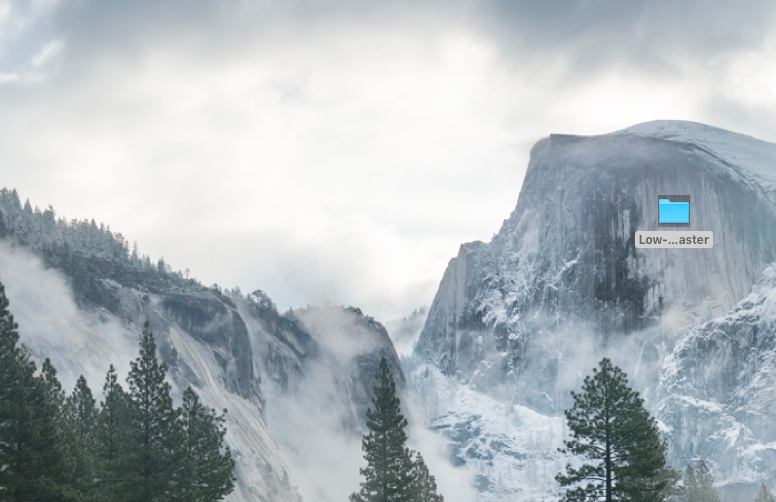
#> input picture test.jpg, 776 x 502 px
$ python -i ying.py   (imports and definitions only)   (older library calls are emulated)
#> lines starting #> are read from the running program, lines starting #| are printed output that depends on the picture; after the words box and inside, x2 and y2 are one past the last pixel; in counts of white or black regions, pixels touching at a corner belong together
import numpy as np
import matplotlib.pyplot as plt
import imageio
import scipy, scipy.misc, scipy.signal
import cv2
import sys

def computeTextureWeights(fin, sigma, sharpness):
    dt0_v = np.vstack((np.diff(fin, n=1, axis=0), fin[0,:]-fin[-1,:]))
    dt0_h = np.vstack((np.diff(fin, n=1, axis=1).conj().T, fin[:,0].conj().T-fin[:,-1].conj().T)).conj().T

    gauker_h = scipy.signal.convolve2d(dt0_h, np.ones((1,sigma)), mode='same')
    gauker_v = scipy.signal.convolve2d(dt0_v, np.ones((sigma,1)), mode='same')

    W_h = 1/(np.abs(gauker_h)*np.abs(dt0_h)+sharpness)
    W_v = 1/(np.abs(gauker_v)*np.abs(dt0_v)+sharpness)

    return  W_h, W_v

def solveLinearEquation(IN, wx, wy, lamda):
    [r, c] = IN.shape
    k = r * c
    dx =  -lamda * wx.flatten('F')
    dy =  -lamda * wy.flatten('F')
    tempx = np.roll(wx, 1, axis=1)
    tempy = np.roll(wy, 1, axis=0)
    dxa = -lamda *tempx.flatten('F')
    dya = -lamda *tempy.flatten('F')
    tmp = wx[:,-1]
    tempx = np.concatenate((tmp[:,None], np.zeros((r,c-1))), axis=1)
    tmp = wy[-1,:]
    tempy = np.concatenate((tmp[None,:], np.zeros((r-1,c))), axis=0)
    dxd1 = -lamda * tempx.flatten('F')
    dyd1 = -lamda * tempy.flatten('F')

    wx[:,-1] = 0
    wy[-1,:] = 0
    dxd2 = -lamda * wx.flatten('F')
    dyd2 = -lamda * wy.flatten('F')

    Ax = scipy.sparse.spdiags(np.concatenate((dxd1[:,None], dxd2[:,None]), axis=1).T, np.array([-k+r,-r]), k, k)
    Ay = scipy.sparse.spdiags(np.concatenate((dyd1[None,:], dyd2[None,:]), axis=0), np.array([-r+1,-1]), k, k)
    D = 1 - ( dx + dy + dxa + dya)
    A = ((Ax+Ay) + (Ax+Ay).conj().T + scipy.sparse.spdiags(D, 0, k, k)).T

    tin = IN[:,:]
    tout = scipy.sparse.linalg.spsolve(A, tin.flatten('F'))
    OUT = np.reshape(tout, (r, c), order='F')

    return OUT


def tsmooth(img, lamda=0.01, sigma=3.0, sharpness=0.001):
    I = cv2.normalize(img.astype('float64'), None, 0.0, 1.0, cv2.NORM_MINMAX)
    x = np.copy(I)
    wx, wy = computeTextureWeights(x, sigma, sharpness)
    S = solveLinearEquation(I, wx, wy, lamda)
    return S

def rgb2gm(I):
    if (I.shape[2] == 3):
        I = cv2.normalize(I.astype('float64'), None, 0.0, 1.0, cv2.NORM_MINMAX)
        I = (I[:,:,0]*I[:,:,1]*I[:,:,2])**(1/3)

    return I

def applyK(I, k, a=-0.3293, b=1.1258):
    f = lambda x: np.exp((1-x**a)*b)
    beta = f(k)
    gamma = k**a
    J = (I**gamma)*beta
    return J

def entropy(X):
    tmp = X * 255
    tmp[tmp > 255] = 255
    tmp[tmp<0] = 0
    tmp = tmp.astype(np.uint8)
    _, counts = np.unique(tmp, return_counts=True)
    pk = np.asarray(counts)
    pk = 1.0*pk / np.sum(pk, axis=0)
    S = -np.sum(pk * np.log2(pk), axis=0)
    return S

def maxEntropyEnhance(I, isBad, a=-0.3293, b=1.1258):
    # Esatimate k
    tmp = cv2.resize(I, (50,50), interpolation=cv2.INTER_AREA)
    tmp[tmp<0] = 0
    tmp = tmp.real
    Y = rgb2gm(tmp)

    isBad = isBad * 1
    isBad = scipy.misc.imresize(isBad, (50,50), interp='bicubic', mode='F')
    isBad[isBad<0.5] = 0
    isBad[isBad>=0.5] = 1
    Y = Y[isBad==1]

    if Y.size == 0:
       J = I
       return J

    f = lambda k: -entropy(applyK(Y, k))
    opt_k = scipy.optimize.fminbound(f, 1, 7)

    # Apply k
    J = applyK(I, opt_k, a, b) - 0.01
    return J


def enhance(img, mu=0.5, a=-0.3293, b=1.1258):
    lamda = 0.5
    sigma = 5
    I = cv2.normalize(img.astype('float64'), None, 0.0, 1.0, cv2.NORM_MINMAX)

    # Weight matrix estimation
    t_b = np.max(I, axis=2)
    t_our = cv2.resize(tsmooth(scipy.misc.imresize(t_b, 0.5, interp='bicubic', mode='F'), lamda, sigma), (t_b.shape[1], t_b.shape[0]), interpolation=cv2.INTER_AREA)

    # Apply camera model with k(exposure ratio)
    isBad = t_our < 0.5
    J = maxEntropyEnhance(I, isBad)

    # W: Weight Matrix
    t = np.zeros((t_our.shape[0], t_our.shape[1], I.shape[2]))
    for i in range(I.shape[2]):
        t[:,:,i] = t_our
    W = t**mu

    I2 = I*W
    J2 = J*(1-W)

    result = I2 + J2
    result = result * 255
    result[result > 255] = 255
    result[result<0] = 0
    return result.astype(np.uint8)

def main():
    img_name = sys.argv[1]
    img = imageio.imread(img_name)
    result = Ying_2017_CAIP(img)
    plt.imshow(result)
    plt.show()

# [2 lines not run here, left out]

>>> import cv2
>>> picture = cv2.imread('test.jpg')
#> picture is the input picture: shape (502, 776, 3); mean B, G, R 187.9, 183.1, 174.6
>>> result = enhance(picture)
#> in solveLinearEquation, `tempy = np.roll(wy, 1, axis=0)`:
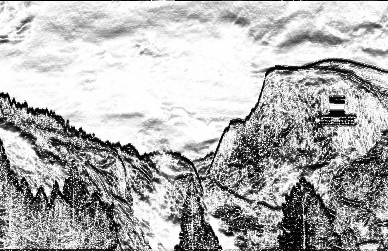
#> tempy: shape (251, 388) float64; min 1.65, max 1000, mean 696.5; drawn with min black and max white
#> in solveLinearEquation, `tmp = wx[:,-1]`: tmp = 251 values, max 999.6 at index 67, min 1.47 at index 223, mean 139.5
#> in solveLinearEquation, `tempx = np.concatenate((tmp[:,None], np.zeros((r,c-1))), axis=1)`:
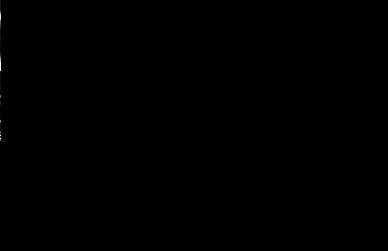
#> tempx: shape (251, 388) float64; min 0, max 999.6, mean 0.4; drawn with min black and max white
#> in solveLinearEquation, `tmp = wy[-1,:]`: tmp = 388 values, max 985.1 at index 151, min 1.65 at index 20, mean 83.71
#> in solveLinearEquation, `wx[:,-1] = 0`: wx: shape (251, 388) float64; min 0, max 1000, mean 719.5
#> in solveLinearEquation, `wy[-1,:] = 0`:
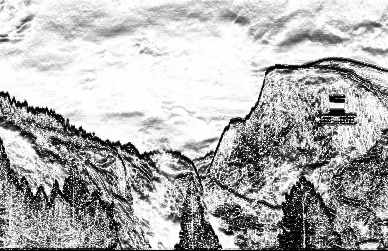
#> wy: shape (251, 388) float64; min 0, max 1000, mean 696.2; drawn with min black and max white
#> in enhance, `isBad = t_our < 0.5`:
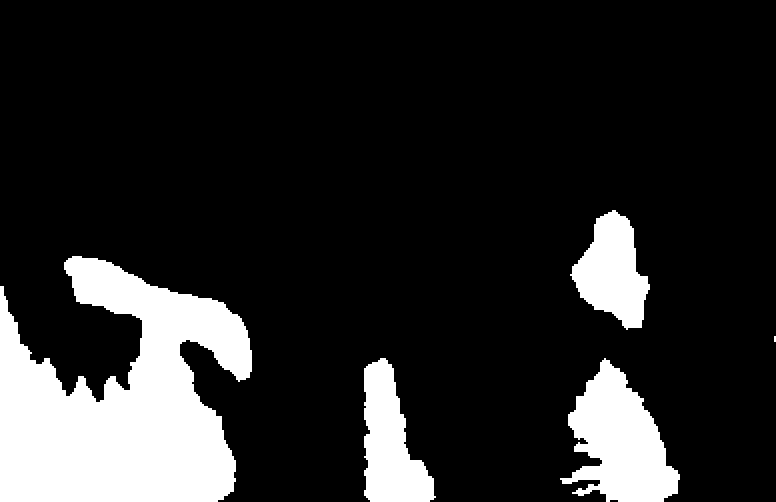
#> isBad: shape (502, 776) bool; 15.8% white; 5 white regions (1 under 20 px), largest, box (x1, y1, x2, y2) and area: (0, 256, 252, 502) 39828, (560, 358, 680, 502) 9836, (364, 358, 436, 502) 6236, (570, 210, 650, 330) 5620
#> in maxEntropyEnhance, `isBad[isBad<0.5] = 0`: isBad: shape (50, 50) float32; min 0, max 1.1, mean 0.149
#> in maxEntropyEnhance, `isBad[isBad>=0.5] = 1`:
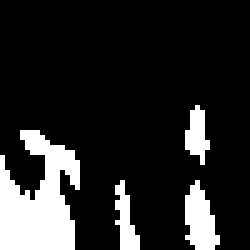
#> isBad: shape (50, 50) float32 (shown 5 times larger); values 0 (black) and 1 (white), 15.7% white; 4 white regions, box (x1, y1, x2, y2) and area: (0, 26, 16, 50) 254, (37, 36, 44, 50) 64, (23, 36, 28, 50) 38, (37, 21, 42, 33) 36
#> in maxEntropyEnhance, `Y = Y[isBad==1]`: Y = 392 values, max 0.597 at index 85, min 1.78e-07 at index 370, mean 0.254
#> in applyK, `J = (I**gamma)*beta`: J = 392 values, max 1.02 at index 85, min 3.97e-05 at index 370, mean 0.555
#> in entropy, `tmp = X * 255`: tmp = 392 values, max 259.4 at index 85, min 0.0101 at index 370, mean 141.6
#> in entropy, `tmp = tmp.astype(np.uint8)`: tmp = 392 values, max 255 at index 85, min 0 at index 370, mean 141.1
#> in entropy, `_, counts = np.unique(tmp, return_counts=True)`: counts = 165 values, max 6 at index 41, min 1 at index 0, mean 2.38
#> in entropy, `pk = np.asarray(counts)`: pk has the same summary as counts
#> in entropy, `pk = 1.0*pk / np.sum(pk, axis=0)`: pk = 165 values, max 0.0153 at index 41, min 0.00255 at index 0, mean 0.00606
#> in entropy, `S = -np.sum(pk * np.log2(pk), axis=0)`: S = 7.13
#> in maxEntropyEnhance, `opt_k = scipy.optimize.fminbound(f, 1, 7)`: opt_k = 3.29
#> in enhance, `J2 = J*(1-W)`:
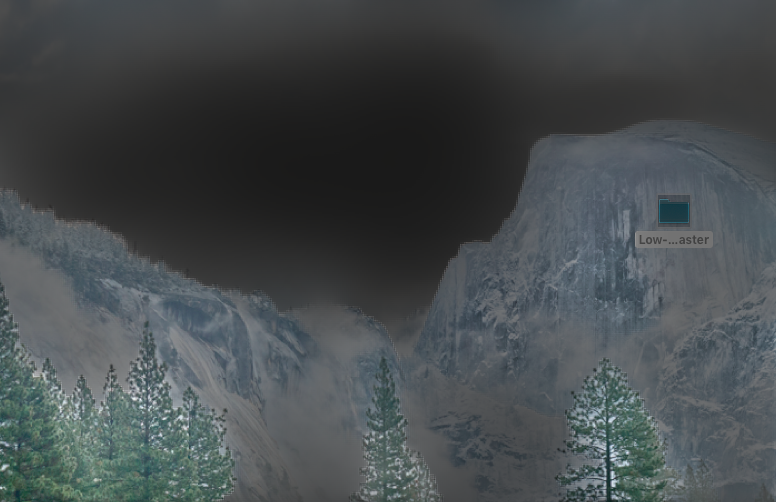
#> J2: shape (502, 776, 3) float64; mean B, G, R 0.178, 0.173, 0.16; drawn with min black and max white
#> in enhance, `result[result > 255] = 255`: result: shape (502, 776, 3) float64; mean B, G, R 198.6, 193, 182.6
#> in enhance, `result[result<0] = 0`: result: shape (502, 776, 3) float64; mean B, G, R 198.6, 193, 182.6
#> in enhance, `return result.astype(np.uint8)`:
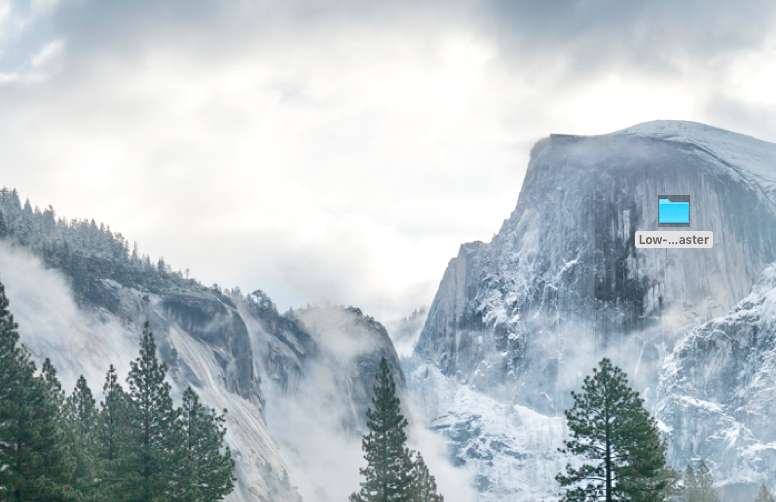
#> returned value: shape (502, 776, 3); mean of channels 0, 1, 2 198.1, 192.5, 182.1; drawn as B, G, R
